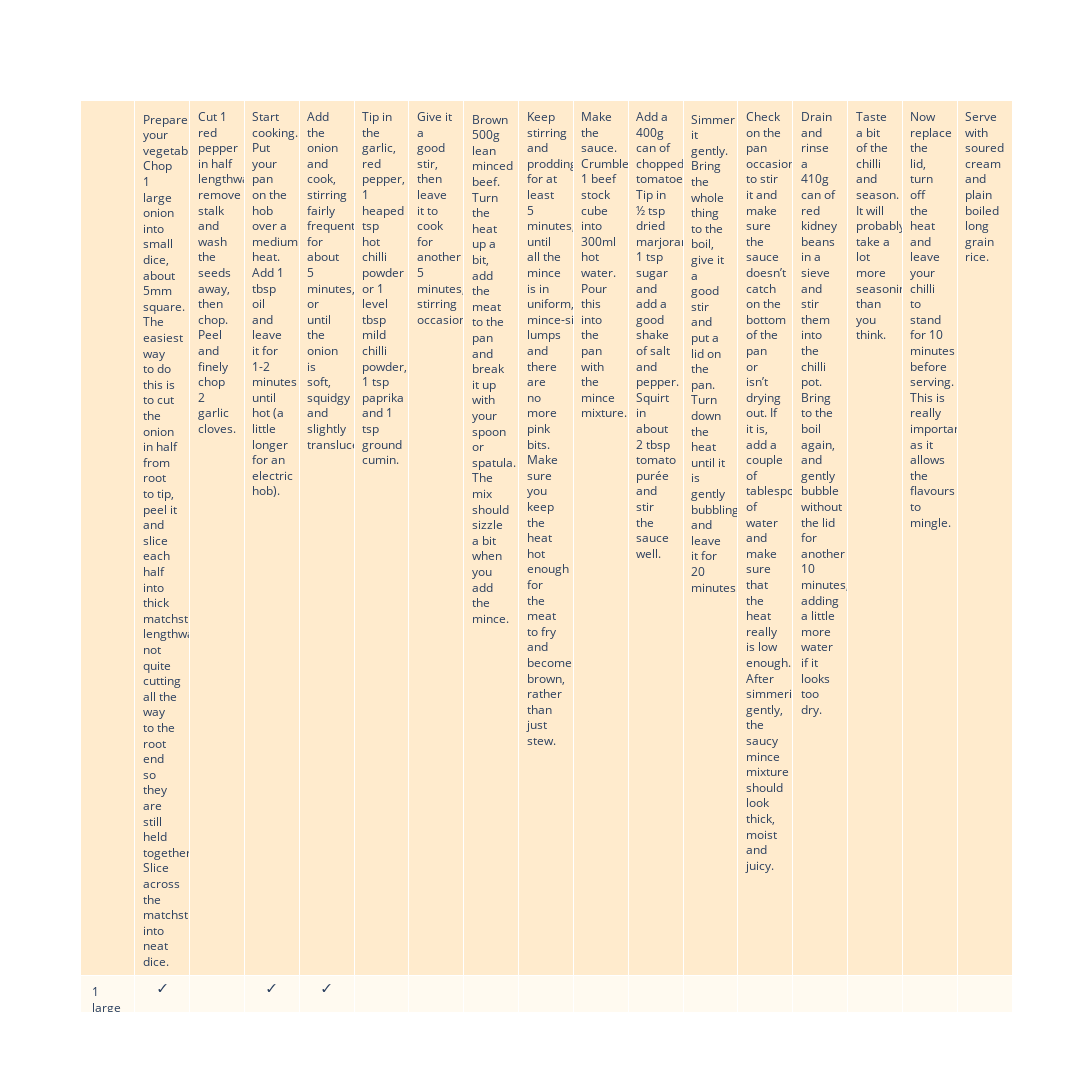

Notebook code cell kept with this figure:
### Code cell
import plotly.graph_objects as go

pdf = df.fillna("")
pdf = pdf.replace("X", "✓")


fig = go.Figure(
    data=[
        go.Table(
            header=dict(
                values=list(pdf.columns), fill_color="blanchedalmond", align="left"
            ),
            cells=dict(
                values=[pdf[col] for col in pdf.columns],
                fill_color="floralwhite",
                align="center",
            ),
        )
    ]
)

fig.update_layout(autosize=False, width=2000, height=2000)

fig.show()

### Figure 1 — Plotly figure (JSON) as saved in the notebook; plotly's stock layout.template omitted (floating-point values rounded to 4 significant figures; data arrays with more than 128 entries replaced by an {"elided": "..."} marker saying what was removed)
{"data": [{"cells": {"align": "center", "fill": {"color": "floralwhite"}, "values": {"elided": "17x15 str values"}}, "header": {"align": "left", "fill": {"color": "blanchedalmond"}, "values": [" ", "Prepare your vegetables. Chop 1 large onion into small dice, about 5mm square. The easiest way to do this is to cut the onion in half from root to tip, peel it and slice each half into thick matchsticks lengthways, not quite cutting all the way to the root end so they are still held together. Slice across the matchsticks into neat dice.", "Cut 1 red pepper in half lengthways, remove stalk and wash the seeds away, then chop. Peel and finely chop 2 garlic cloves.", "Start cooking. Put your pan on the hob over a medium heat. Add 1 tbsp oil and leave it for 1-2 minutes until hot (a little longer for an electric hob).", "Add the onion and cook, stirring fairly frequently, for about 5 minutes, or until the onion is soft, squidgy and slightly translucent.", "Tip in the garlic, red pepper, 1 heaped tsp hot chilli powder or 1 level tbsp mild chilli powder, 1 tsp paprika and 1 tsp ground cumin.", "Give it a good stir, then leave it to cook for another 5 minutes, stirring occasionally.", "Brown 500g lean minced beef. Turn the heat up a bit, add the meat to the pan and break it up with your spoon or spatula. The mix should sizzle a bit when you add the mince.", "Keep stirring and prodding for at least 5 minutes, until all the mince is in uniform, mince-sized lumps and there are no more pink bits. Make sure you keep the heat hot enough for the meat to fry and become brown, rather than just stew.", "Make the sauce. Crumble 1 beef stock cube into 300ml hot water. Pour this into the pan with the mince mixture.", "Add a 400g can of chopped tomatoes. Tip in ½ tsp dried marjoram, 1 tsp sugar and add a good shake of salt and pepper. Squirt in about 2 tbsp tomato purée and stir the sauce well.", "Simmer it gently. Bring the whole thing to the boil, give it a good stir and put a lid on the pan. Turn down the heat until it is gently bubbling and leave it for 20 minutes.", "Check on the pan occasionally to stir it and make sure the sauce doesn’t catch on the bottom of the pan or isn’t drying out. If it is, add a couple of tablespoons of water and make sure that the heat really is low enough. After simmering gently, the saucy mince mixture should look thick, moist and juicy.", "Drain and rinse a 410g can of red kidney beans in a sieve and stir them into the chilli pot. Bring to the boil again, and gently bubble without the lid for another 10 minutes, adding a little more water if it looks too dry.", "Taste a bit of the chilli and season. It will probably take a lot more seasoning than you think.", "Now replace the lid, turn off the heat and leave your chilli to stand for 10 minutes before serving. This is really important as it allows the flavours to mingle.", "Serve with soured cream and plain boiled long grain rice."]}, "type": "table"}], "layout": {"autosize": false, "height": 2000, "width": 2000}}
